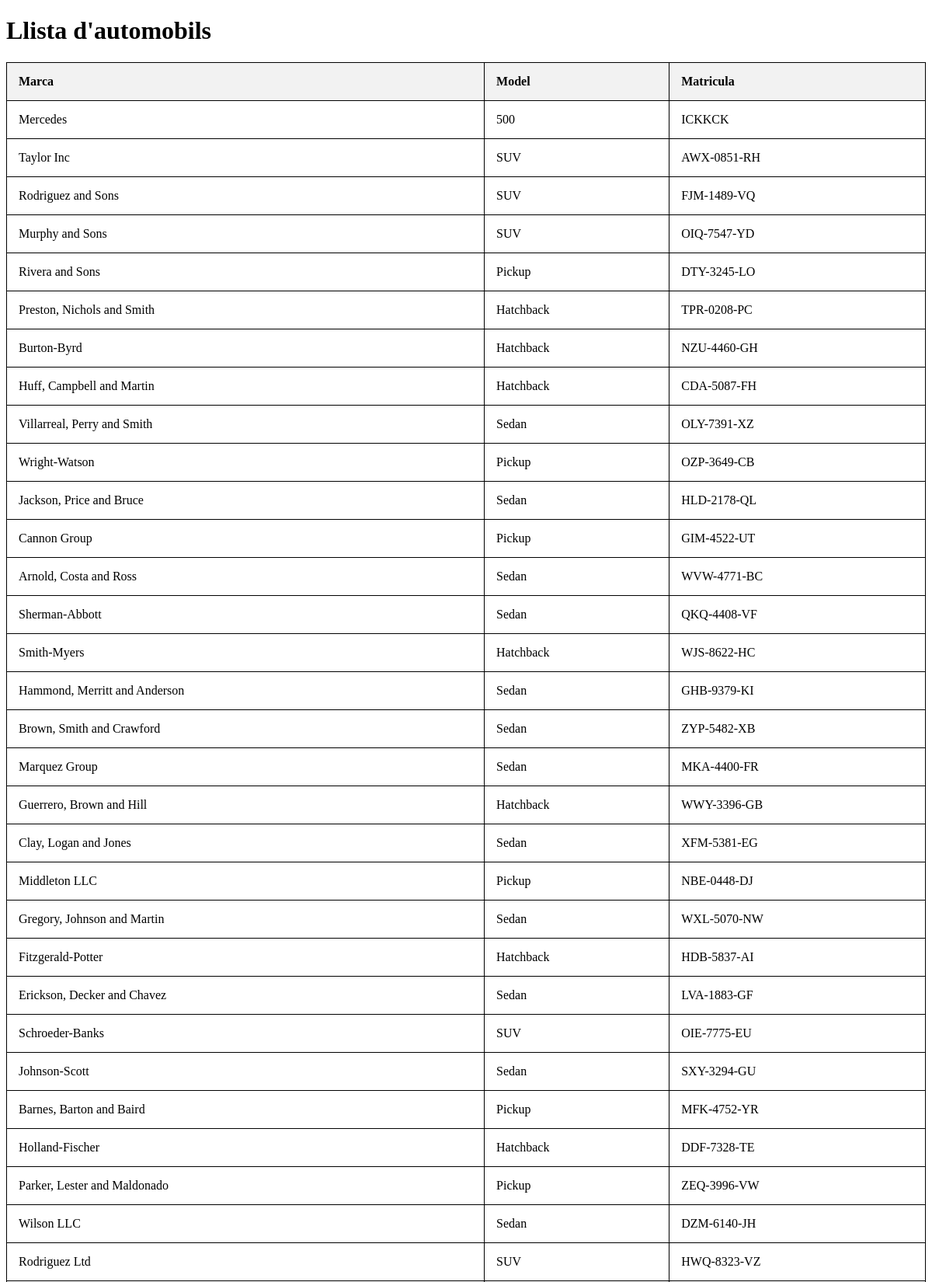
Page /lloguer/ (upper part) on the committed database.
### lloguer/models.py (models this page shows, shortened)
class Automobil(models.Model):
    marca = models.CharField(max_length=50)
    model = models.CharField(max_length=50)
    matricula = models.CharField(max_length=10)

### lloguer/views.py (the view)
# urls.py: path('lloguer/', views.menu, name='menu'),
def menu(request):
    automobils = Automobil.objects.all()
    return render(request, 'menu.html', {'automobils': automobils})

### lloguer/templates/menu.html (shortened to what this page needs)
<!DOCTYPE html>
<html lang="en">
    <head>
    </head>
    <body>
        <h1>Llista d'automobils</h1>
        <table>
            <tr>
                <th>Marca</th>
                <th>Model</th>
                <th>Matricula</th>
            </tr>
            {% for automobil in automobils %}
            <tr>
                <td>{{ automobil.marca }}</td>
                <td>{{ automobil.model }}</td>
                <td>{{ automobil.matricula }}</td>
            </tr>
            {% endfor %}
        </table>
    </body>
</html>

### lloguer/templates/menu.html (style rules this page uses)
table { width: 100%; border-collapse: collapse; }
table, th, td { border: 1px solid black; }
th, td { padding: 15px; text-align: left; }
th { background-color: #f2f2f2; }

### rows in the picture
Automobil: marca "Mercedes", model "500", matricula "ICKKCK"
Automobil: marca "Taylor Inc", model "SUV", matricula "AWX-0851-RH"
Automobil: marca "Rodriguez and Sons", model "SUV", matricula "FJM-1489-VQ"
Automobil: marca "Murphy and Sons", model "SUV", matricula "OIQ-7547-YD"
Automobil: marca "Rivera and Sons", model "Pickup", matricula "DTY-3245-LO"
Automobil: marca "Preston, Nichols and Smith", model "Hatchback", matricula "TPR-0208-PC"
Automobil: marca "Burton-Byrd", model "Hatchback", matricula "NZU-4460-GH"
Automobil: marca "Huff, Campbell and Martin", model "Hatchback", matricula "CDA-5087-FH"
Automobil: marca "Villarreal, Perry and Smith", model "Sedan", matricula "OLY-7391-XZ"
Automobil: marca "Wright-Watson", model "Pickup", matricula "OZP-3649-CB"
Automobil: marca "Jackson, Price and Bruce", model "Sedan", matricula "HLD-2178-QL"
Automobil: marca "Cannon Group", model "Pickup", matricula "GIM-4522-UT"
Automobil: marca "Arnold, Costa and Ross", model "Sedan", matricula "WVW-4771-BC"
Automobil: marca "Sherman-Abbott", model "Sedan", matricula "QKQ-4408-VF"
Automobil: marca "Smith-Myers", model "Hatchback", matricula "WJS-8622-HC"
Automobil: marca "Hammond, Merritt and Anderson", model "Sedan", matricula "GHB-9379-KI"
Automobil: marca "Brown, Smith and Crawford", model "Sedan", matricula "ZYP-5482-XB"
Automobil: marca "Marquez Group", model "Sedan", matricula "MKA-4400-FR"
Automobil: marca "Guerrero, Brown and Hill", model "Hatchback", matricula "WWY-3396-GB"
Automobil: marca "Clay, Logan and Jones", model "Sedan", matricula "XFM-5381-EG"
Automobil: marca "Middleton LLC", model "Pickup", matricula "NBE-0448-DJ"
Automobil: marca "Gregory, Johnson and Martin", model "Sedan", matricula "WXL-5070-NW"
Automobil: marca "Fitzgerald-Potter", model "Hatchback", matricula "HDB-5837-AI"
Automobil: marca "Erickson, Decker and Chavez", model "Sedan", matricula "LVA-1883-GF"
Automobil: marca "Schroeder-Banks", model "SUV", matricula "OIE-7775-EU"
Automobil: marca "Johnson-Scott", model "Sedan", matricula "SXY-3294-GU"
Automobil: marca "Barnes, Barton and Baird", model "Pickup", matricula "MFK-4752-YR"
Automobil: marca "Holland-Fischer", model "Hatchback", matricula "DDF-7328-TE"
Automobil: marca "Parker, Lester and Maldonado", model "Pickup", matricula "ZEQ-3996-VW"
Automobil: marca "Wilson LLC", model "Sedan", matricula "DZM-6140-JH"
Automobil: marca "Rodriguez Ltd", model "SUV", matricula "HWQ-8323-VZ"
